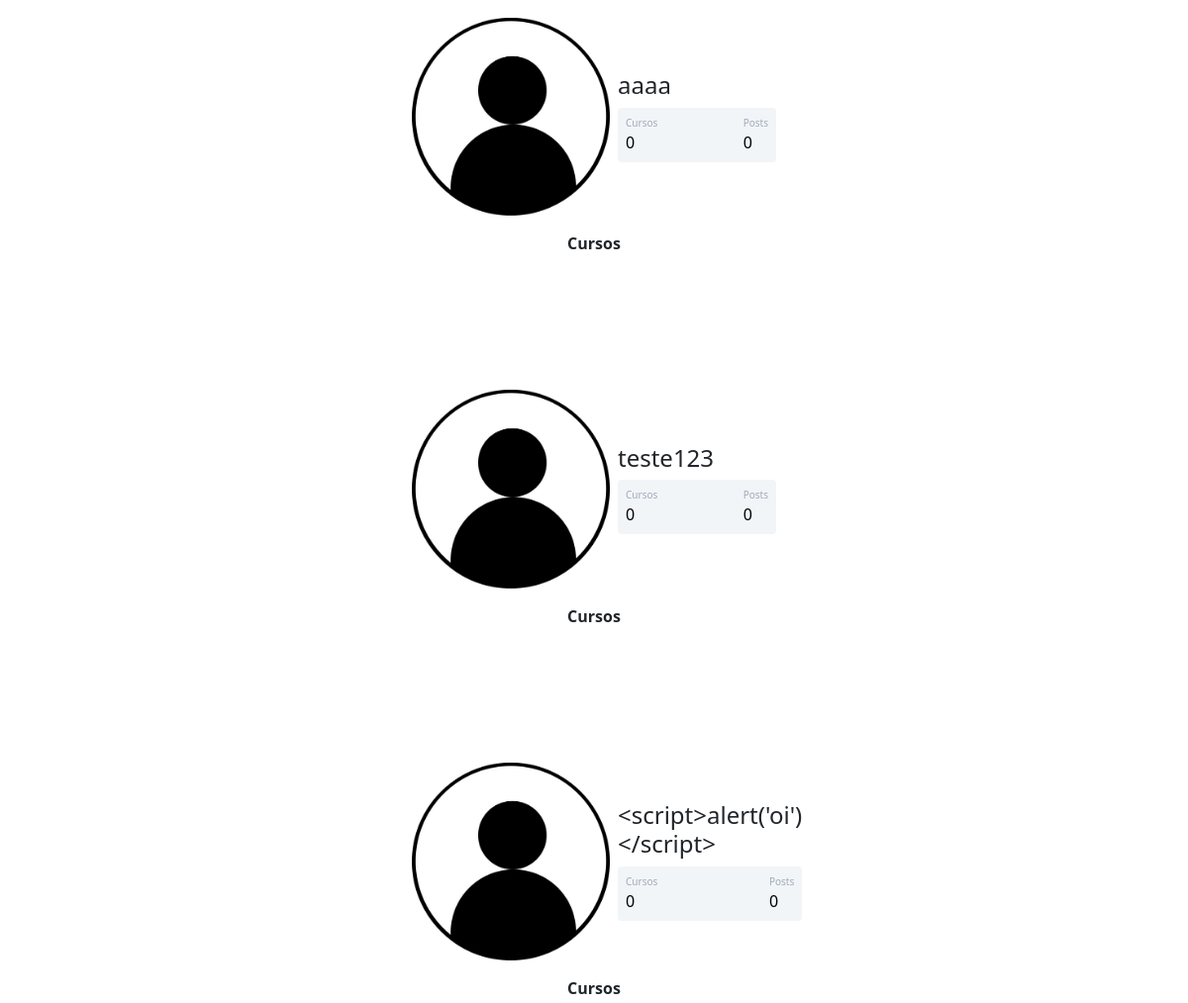
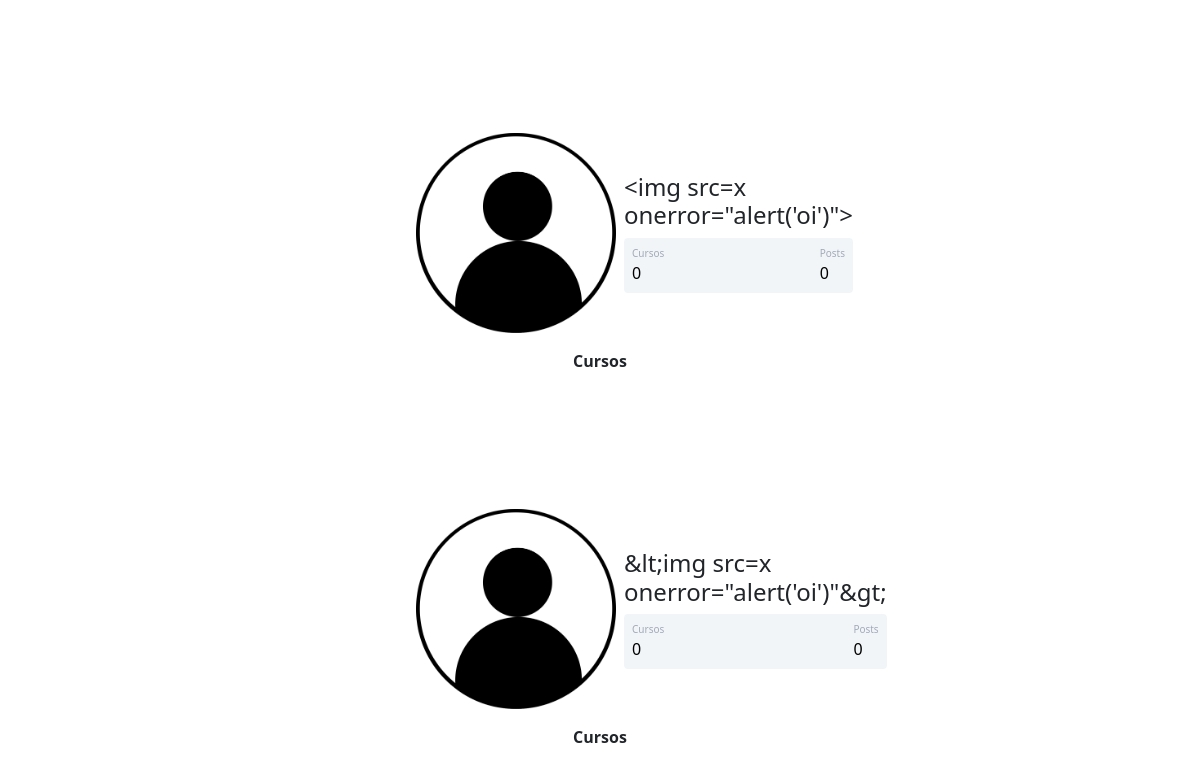
The app's page /clientes (lower part), older data (2 pictures, top to bottom).
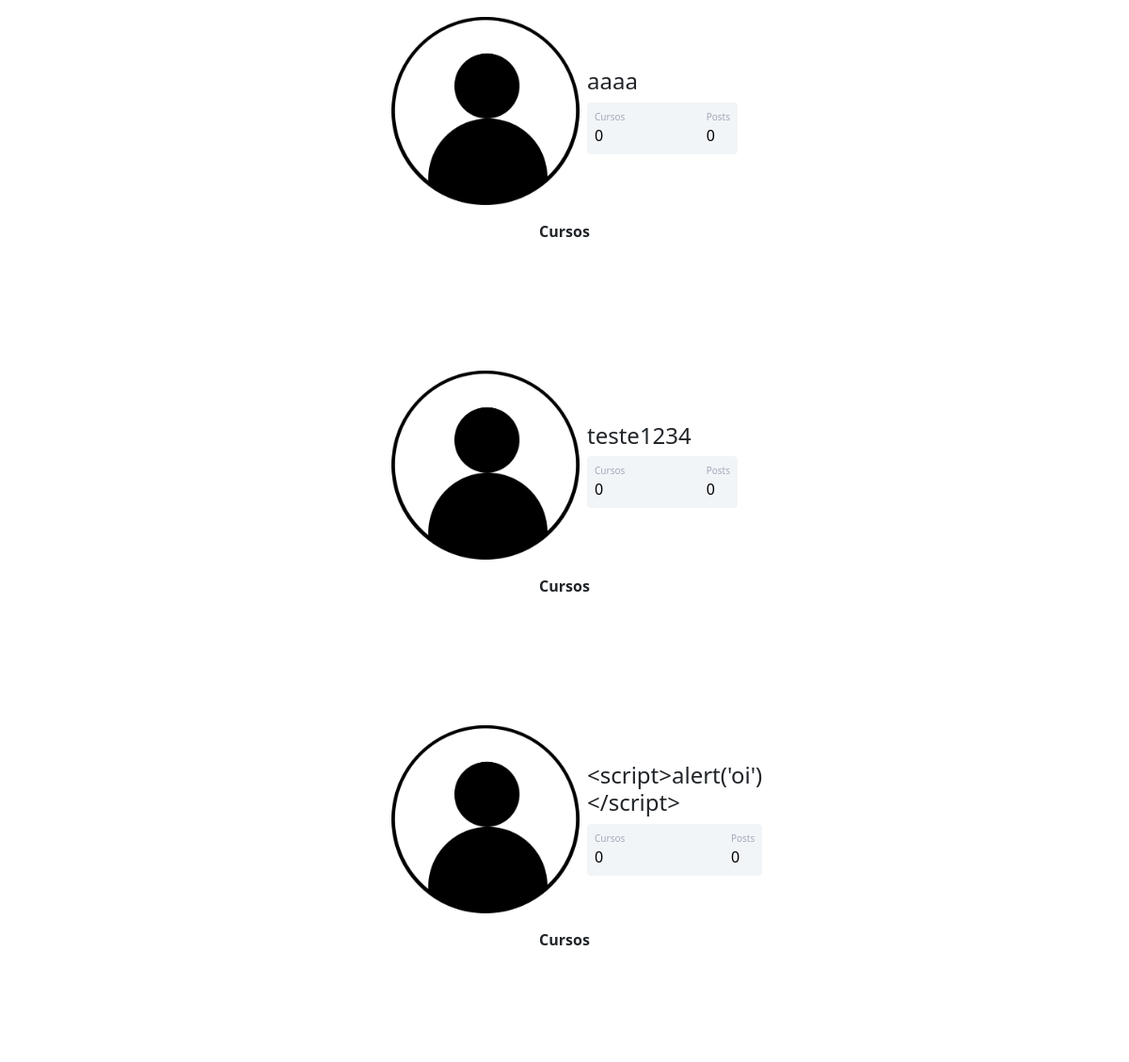
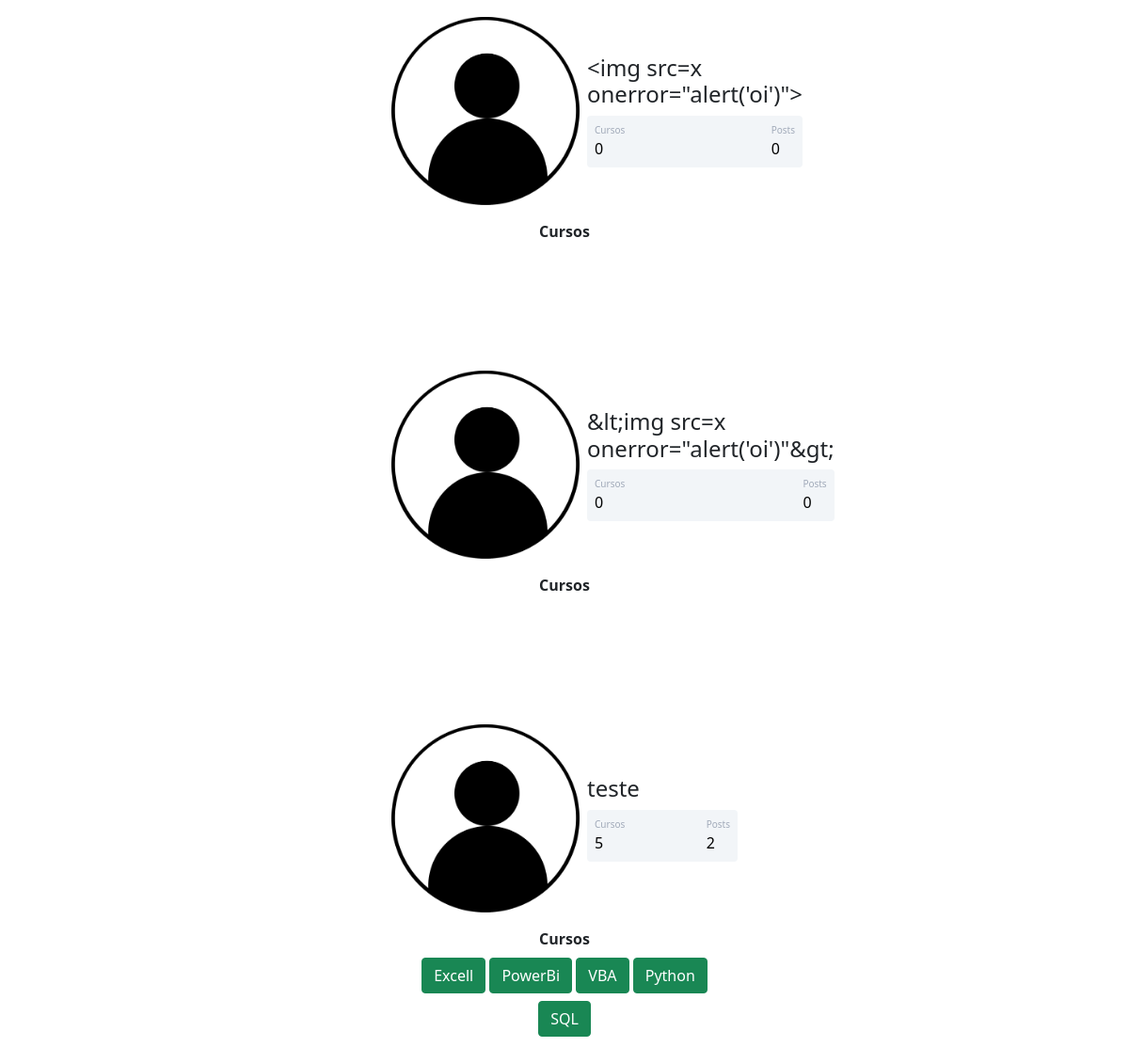
The same page, newer data (2 pictures, top to bottom).
### comunidadeimpressionadora/models.py (models this page shows)
class Usuario(database.Model, UserMixin):
    id = database.Column(database.Integer, primary_key = True)
    username = database.Column(database.String, nullable=False)
    email = database.Column(database.String, nullable=False, unique=True)
    password = database.Column(database.String, nullable=False)
    foto_perfil = database.Column(database.String, default='default.jpg')
    posts = database.relationship('Post', backref='autor',lazy=True)
    cursos = database.Column(database.String, nullable=False, default='Não informado')
    def contar_posts(self):
        return len(self.posts)

### comunidadeimpressionadora/routes.py (the view)
@app.route("/clientes")
def clientes():
    lista_clientes = Usuario.query.all()
    for cliente in lista_clientes:
        cursos = contar_cursos(cliente)
    return render_template("clientes.html", lista_clientes=lista_clientes,cursos=cursos)

### comunidadeimpressionadora/routes.py (called while the page is built)
def contar_cursos(user):
    lista_cursos = user.cursos.split(';')
    cursos = 0
    if not user.cursos == '':
        cursos = len(lista_cursos)
    else:
        cursos = 0
    return cursos

### comunidadeimpressionadora/templates/clientes.html (shortened to what this page needs)
{% extends 'base.html' %}
{% block body %}
    <div class="container">
        {% for cliente in lista_clientes %}
        <div class="container mt-5 d-flex justify-content-center">
            <div class="card p-3">
                <div class="d-flex align-items-center">
                    <div class="image pe-2">
                        <img class="rounded " width="200" src="{{url_for('static', filename='fotos_perfil/{}'.format(cliente.foto_perfil))}}" >
                    </div>
                <div class="ml-3 w-100">
                <h4 class="mb-0 mt-0">{{ cliente.username}}</h4>
                <div class="p-2 mt-2 bg-primary d-flex justify-content-between rounded text-white stats">
                    <div class="d-flex flex-column">
                        <span class="articles">Cursos</span>
                        <span class="number1">
                            {% if cliente.cursos != 'Não informado' and cliente.cursos !=''%}
                                {{cursos}}
                            {%else%}
                                0
                            {% endif %}
                        </span>
                    </div>
                    <div class="d-flex flex-column">
                        <span class="rating">Posts</span>
                        <span class="number3">{{cliente.contar_posts()}}</span>
                    </div>
                </div>
                </div>
                </div>
            </div>
        </div>
        <div class="row justify-content-center">
            <div class="col col-4 pd-4" style="text-align: center;">
                <strong>
                    Cursos
                </strong>
                <br>
                {% if not cliente.cursos == '' %}
                    {% for curso in cliente.cursos.split(';') %}
                        {% if cliente.cursos != 'Não informado'%}
                            <buttn type="button" class="btn btn-success mt-2" disabled>{{curso}}</buttn>
                        {% endif %}
                    {% endfor %}
                {% endif %}
            </div>
        </div>
<br>
<br>
<br>
        {% endfor %}
    </div>
{% endblock %}

Row changes from the older to the newer data that the page shows:
changed Usuario: username "teste123" → "teste1234"
added Usuario: foto_perfil (placeholder picture), username "teste", cursos "5", contar_posts "2", curso "Excell" "PowerBi" "VBA" "Python" "SQL"
